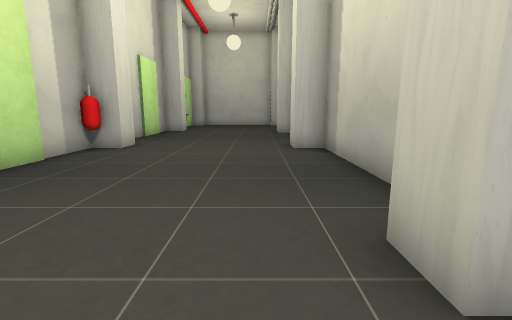
[1] (above)

15 first-person views from a walk through a scene from a Unity 3-D project. The camera is 1.2 m above the floor, tilts 10° down and sees 85° across. The floor is counted in squares, 1 m on a side. Each view is taken from the middle of a square. On the plan, view 1 faces up. The plan holds only what a view shows up to about 13 squares ahead; the rest is blank. The player is left out. Some surface patterns are stand-ins.

[2]
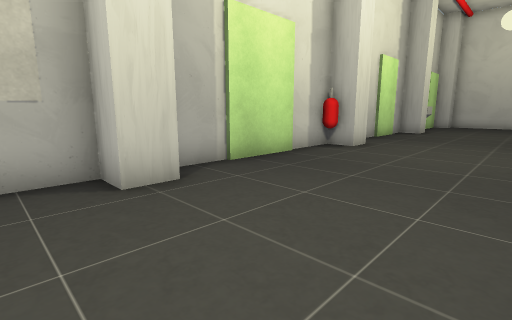

[3]
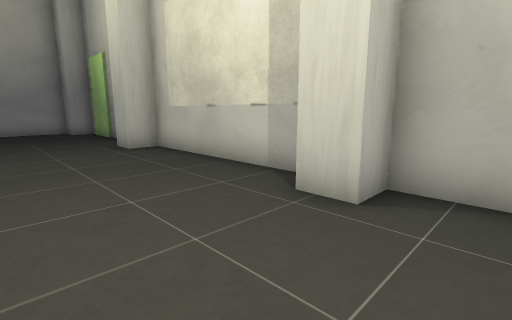

[4]
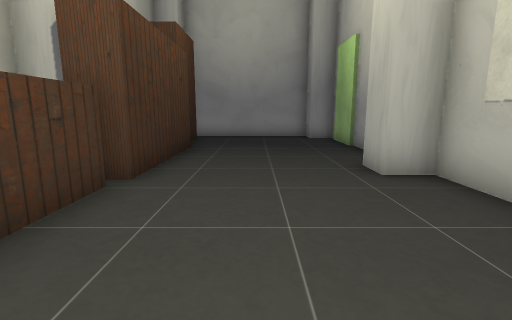

[5]
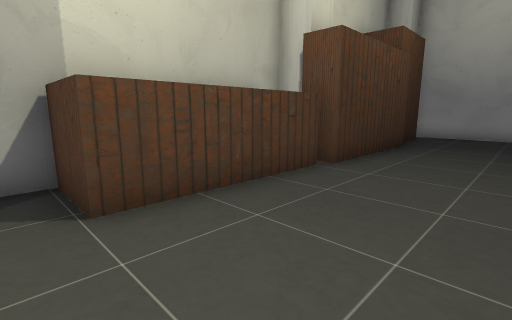

[6]
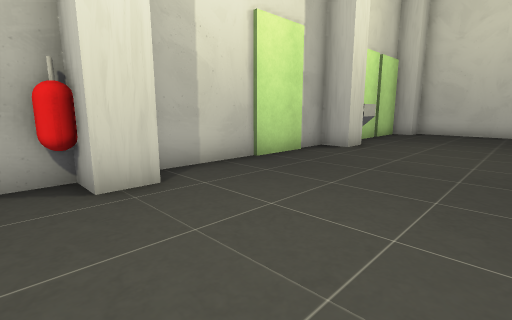

[7]
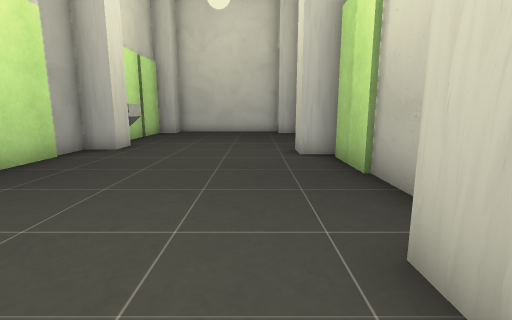

[8]
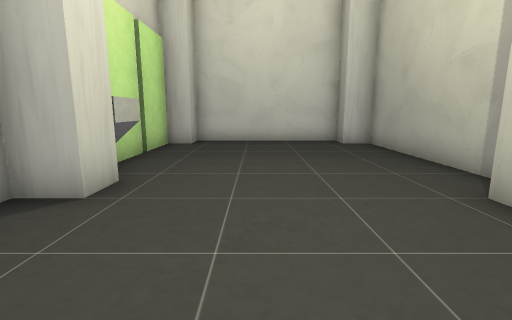

[9]
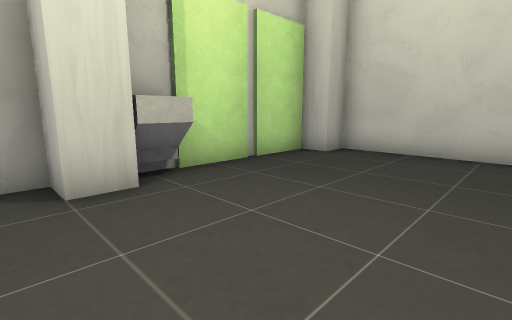

[10]
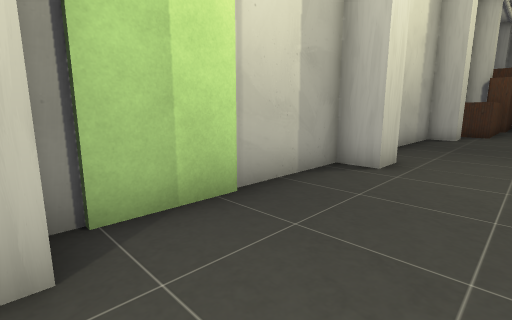

[11]
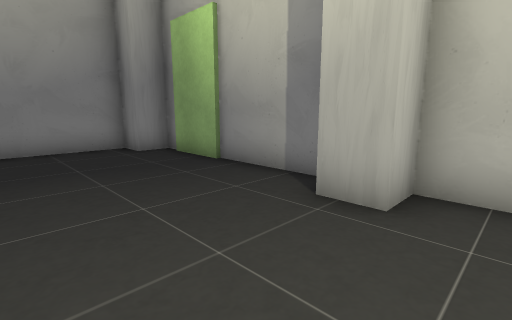

[12]
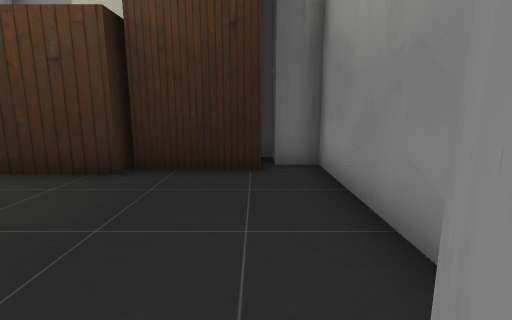

[13]
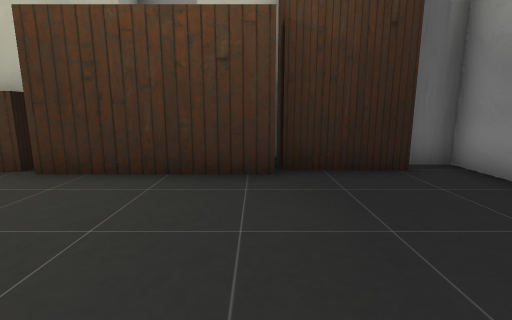

[14]
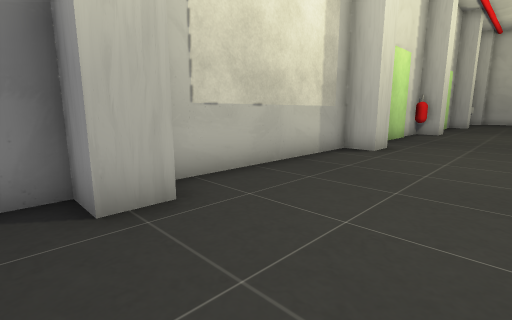

[15]
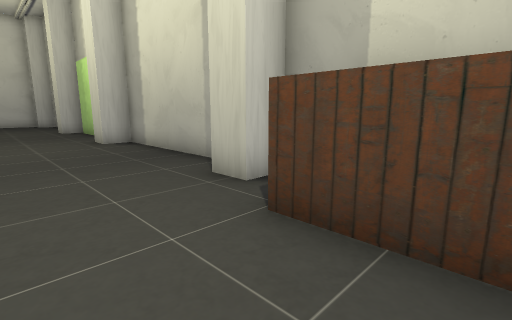

### Floor plan
Points are (right, up) in squares from view 1. A wall is a line through its corners. A room is listed if a view was taken in it or the views show most of it. See-through windows are left out.
Room 1 (views 1, 2, 3, 4, 5, 6, 7, 8, 9, 10, 11, 12, 13, 14, 15)
walls: (-5.4, 9.1) (-5.4, 2.5) (-4.4, 2.5) (-4.4, 1.5) (-5.4, 1.5) (-5.4, -5.2) (-4.4, -5.2) (-4.4, -6.2) (-5.4, -6.2) (-5.4, -12.4) (-4.4, -12.4) (-4.4, -13.4) (1.2, -13.4) (1.2, -12.4); (-4.4, 10.1) (-4.4, 9.4); (1.9, 1.5) (1.2, 1.5) (1.2, 2.5) (2.2, 2.5) (2.2, 9.1) (1.2, 9.1) (1.2, 10.1) (2.2, 10.1) (2.2, 15.7) (1.2, 15.7) (1.2, 16.8); (2.2, -0.1) (2.2, 0.9); (0.4, -4.4) (0.4, 0.2) (2.1, 0.2); (-4.4, 17.5) (-4.4, 16.7) (-5.4, 16.7) (-5.4, 10.5); (2.2, 17.9) (2.2, 23.4) (1.2, 23.4) (1.2, 24.4) (-4.4, 24.4) (-4.4, 23.4) (-5.4, 23.4) (-5.4, 18.1); (1, -9.4) (0.2, -9.4) (0.2, -4.8) (1.2, -4.8)
objects: other object (-5, 9); other object (-5, 18) to (-5, 19); other object (1, -12) to (2, -10)

Positions as (right, up) in squares from view 1, and headings:
1: (0, 0), facing up
2: (0, 0), facing up-left
3: (-1, 4), facing down-left
4: (-2, 0), facing down
5: (-3, 1), facing down-right
6: (0, 8), facing up-left
7: (0, 8), facing up
8: (-2, 13), facing up
9: (0, 16), facing up-left
10: (-1, 16), facing down-right
11: (-1, -4), facing down-left
12: (-5, -12), facing right
13: (-5, -9), facing right
14: (-1, -7), facing up-left
15: (-2, -2), facing up-right
